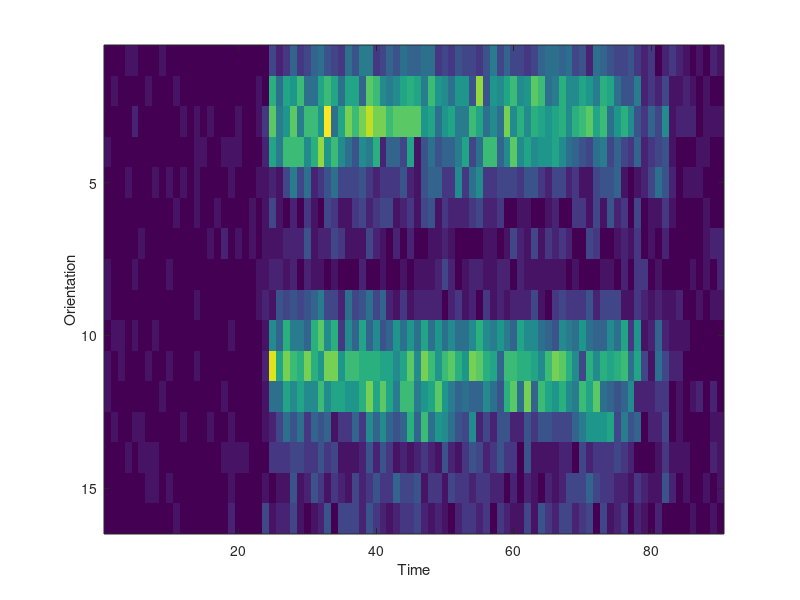

Reproduce this figure in MATLAB. (Note: this script raises an error after producing the figure.)

%% 3.1 Load the data and preview...

load('data_v1_binned_moving.mat')

dataset_number = 1;
neuron_number = 1;

S = data{dataset_number}.spikes(neuron_number,:,:,:);
S = squeeze(S); % make data cube from the original 4d data (only look at 1 neuron for now)

figure(1)
imagesc(mean(S,3)); % show the average spike response over time
xlabel('Time'); ylabel('Orientation')

% Sum spike counts over time so that we have a single tuning function
spike_counts = sum(S(:,25:80,:),2);   % only take the data from time bins 25-80
spike_counts = squeeze(spike_counts); % make data cube into a matrix [orientations x trials]


%% 3.2 Plot spike counts as a function of orientation

figure(2)
stim_orientation = linspace(0,2*pi-2*pi/16,16);
% plot(?)

%% 3.3 Make a function vonMises.m and Plot it using the following...

figure(3)
x = linspace(0,2*pi,256);  % Orientations to plot a smooth curve
b = [1 .5 pi];              % arbitrary parameters to test things out
plot(x,vonMises(b,x))
xlabel('Orientation [rad]'); ylabel('Von Mises')

%% 3.4 Use fminsearch to find the parameters (b) that minimize the sum squared error

x_matrix = repmat(stim_orientation',1,13); % first we need to make sure 'x' and 'y' are the right sizes and lined up
options=[]; % for now just use default options (see help fminsearch for more)
b_mse = fminsearch('vonmisesCost',[1 0.1 pi],options,x_matrix(:),spike_counts(:)); % do the optimization

%% 3.5 Plot your model fit with the data

